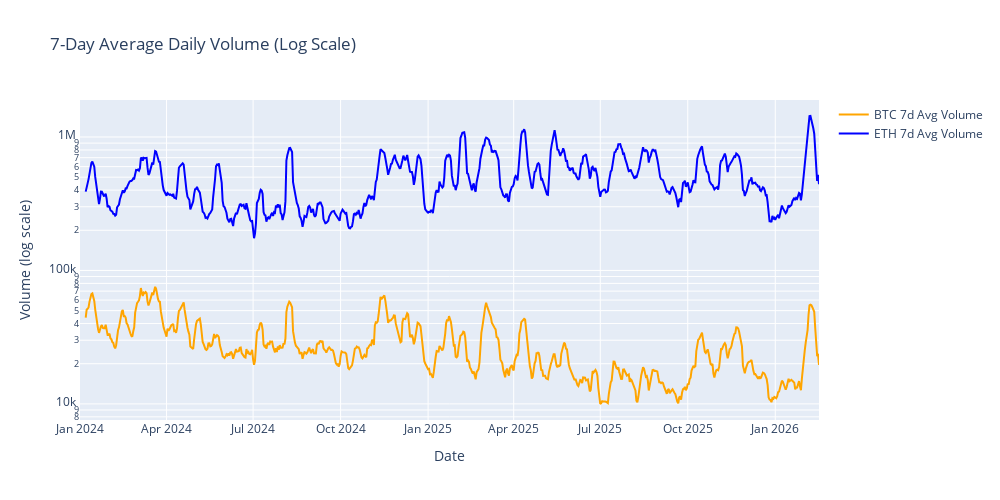

Notebook cell for this chart:
### Markdown cell above
- Chart 4: Volume Trends (7-day MA, Log Scale)

### Code cell
fig4 = go.Figure()

fig4.add_trace(go.Scatter(x=df.index, y=df['btc_volume_7d_ma'], 
                          name='BTC 7d Avg Volume', line=dict(color='orange')))
fig4.add_trace(go.Scatter(x=df.index, y=df['eth_volume_7d_ma'], 
                          name='ETH 7d Avg Volume', line=dict(color='blue')))

fig4.update_layout(
    title='7-Day Average Daily Volume (Log Scale)',
    xaxis_title='Date',
    yaxis_title='Volume (log scale)',
    yaxis_type='log',
    hovermode='x unified',
    height=500, width=1000
)

fig4.show()
fig4.write_html("volume_interactive.html")

### Figure 1 — Plotly figure (JSON) as saved in the notebook; plotly's stock layout.template omitted (floating-point values rounded to 4 significant figures; data arrays with more than 128 entries replaced by an {"elided": "..."} marker saying what was removed)
{"data": [{"line": {"color": "orange"}, "name": "BTC 7d Avg Volume", "type": "scatter", "x": {"elided": "778 str values"}, "y": {"elided": "778 float values"}}, {"line": {"color": "blue"}, "name": "ETH 7d Avg Volume", "type": "scatter", "x": {"elided": "778 str values"}, "y": {"elided": "778 float values"}}], "layout": {"height": 500, "hovermode": "x unified", "title": {"text": "7-Day Average Daily Volume (Log Scale)"}, "width": 1000, "xaxis": {"autorange": true, "range": ["2024-01-01", "2026-02-16"], "title": {"text": "Date"}, "type": "date"}, "yaxis": {"autorange": true, "range": [3.879, 6.277], "title": {"text": "Volume (log scale)"}, "type": "log"}}}
